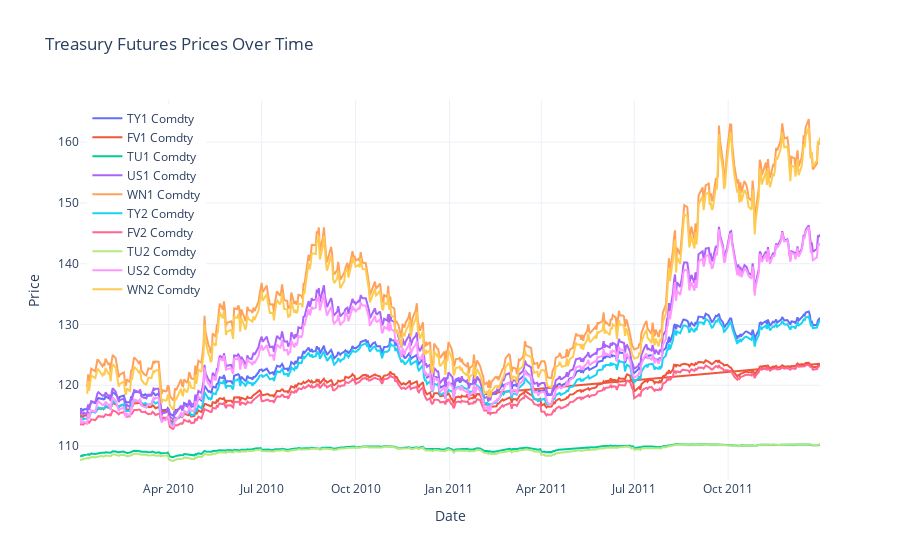

Write notebook code for a chart like this one.
### Code cell
from pathlib import Path

import pandas as pd
import plotly.graph_objects as go
from settings import config

# Access DATA_DIR and OUTPUT_DIR within the notebook as variables
DATA_DIR = Path(config("DATA_DIR"))
OUTPUT_DIR = Path(config("OUTPUT_DIR"))

# Load the Bloomberg futures data
df = pd.read_parquet(DATA_DIR / "bloomberg.parquet")

# Extract all px_last columns for futures (tickers ending with 'Comdty')
futures_tickers = [col[0] for col in df.columns if col[0].endswith('Comdty') and col[1] == 'px_last']

# Create a figure
fig = go.Figure()

# Add a line for each future
for ticker in futures_tickers:
    # Get the px_last data for this ticker
    price_data = df[(ticker, 'px_last')].dropna()
    
    fig.add_trace(go.Scatter(
        x=price_data.index,
        y=price_data.values,
        mode='lines',
        name=ticker,
        hovertemplate='<b>%{fullData.name}</b><br>Date: %{x}<br>Price: %{y:.2f}<extra></extra>'
    ))

# Update layout
fig.update_layout(
    title='Treasury Futures Prices Over Time',
    xaxis_title='Date',
    yaxis_title='Price',
    hovermode='x unified',
    legend=dict(
        yanchor="top",
        y=0.99,
        xanchor="left",
        x=0.01
    ),
    template='plotly_white'
)

# Save as interactive HTML file
output_file = OUTPUT_DIR / "treasury_futures_prices.html"
fig.write_html(output_file)

# Show the figure within the notebook
fig.show()

# Provide access to DATA_DIR, OUTPUT_DIR, fig, and df in the notebook's environment
# (This happens by default in a Jupyter cell; see below.)

print(f"Chart saved to: {output_file}")

### Figure 1 — Plotly figure (JSON) as saved in the notebook; plotly's stock layout.template omitted (floating-point values rounded to 4 significant figures; data arrays with more than 128 entries replaced by an {"elided": "..."} marker saying what was removed)
{"data": [{"hovertemplate": "<b>%{fullData.name}</b><br>Date: %{x}<br>Price: %{y:.2f}<extra></extra>", "mode": "lines", "name": "TY1 Comdty", "type": "scatter", "x": {"elided": "505 str values"}, "y": {"elided": "505 float values"}}, {"hovertemplate": "<b>%{fullData.name}</b><br>Date: %{x}<br>Price: %{y:.2f}<extra></extra>", "mode": "lines", "name": "FV1 Comdty", "type": "scatter", "x": {"elided": "506 str values"}, "y": {"elided": "506 float values"}}, {"hovertemplate": "<b>%{fullData.name}</b><br>Date: %{x}<br>Price: %{y:.2f}<extra></extra>", "mode": "lines", "name": "TU1 Comdty", "type": "scatter", "x": {"elided": "505 str values"}, "y": {"elided": "505 float values"}}, {"hovertemplate": "<b>%{fullData.name}</b><br>Date: %{x}<br>Price: %{y:.2f}<extra></extra>", "mode": "lines", "name": "US1 Comdty", "type": "scatter", "x": {"elided": "505 str values"}, "y": {"elided": "505 float values"}}, {"hovertemplate": "<b>%{fullData.name}</b><br>Date: %{x}<br>Price: %{y:.2f}<extra></extra>", "mode": "lines", "name": "WN1 Comdty", "type": "scatter", "x": {"elided": "500 str values"}, "y": {"elided": "500 float values"}}, {"hovertemplate": "<b>%{fullData.name}</b><br>Date: %{x}<br>Price: %{y:.2f}<extra></extra>", "mode": "lines", "name": "TY2 Comdty", "type": "scatter", "x": {"elided": "505 str values"}, "y": {"elided": "505 float values"}}, {"hovertemplate": "<b>%{fullData.name}</b><br>Date: %{x}<br>Price: %{y:.2f}<extra></extra>", "mode": "lines", "name": "FV2 Comdty", "type": "scatter", "x": {"elided": "505 str values"}, "y": {"elided": "505 float values"}}, {"hovertemplate": "<b>%{fullData.name}</b><br>Date: %{x}<br>Price: %{y:.2f}<extra></extra>", "mode": "lines", "name": "TU2 Comdty", "type": "scatter", "x": {"elided": "505 str values"}, "y": {"elided": "505 float values"}}, {"hovertemplate": "<b>%{fullData.name}</b><br>Date: %{x}<br>Price: %{y:.2f}<extra></extra>", "mode": "lines", "name": "US2 Comdty", "type": "scatter", "x": {"elided": "505 str values"}, "y": {"elided": "505 float values"}}, {"hovertemplate": "<b>%{fullData.name}</b><br>Date: %{x}<br>Price: %{y:.2f}<extra></extra>", "mode": "lines", "name": "WN2 Comdty", "type": "scatter", "x": {"elided": "500 str values"}, "y": {"elided": "500 float values"}}], "layout": {"hovermode": "x unified", "legend": {"x": 0.01, "xanchor": "left", "y": 0.99, "yanchor": "top"}, "title": {"text": "Treasury Futures Prices Over Time"}, "xaxis": {"title": {"text": "Date"}}, "yaxis": {"title": {"text": "Price"}}}}
